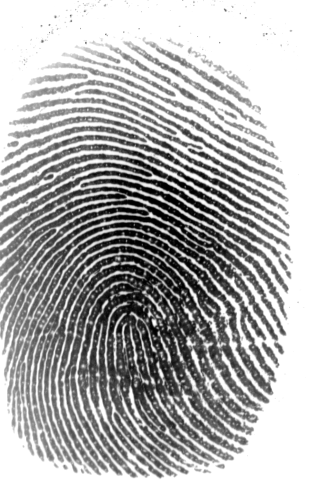
#> input picture data/raw/Scans/1_1 (13) L .bmp, 320 x 480 px
$ python -i standardization.py   (imports and definitions only)
#> lines starting #> are read from the running program, lines starting #| are printed output that depends on the picture; after the words box and inside, x2 and y2 are one past the last pixel; in counts of white or black regions, pixels touching at a corner belong together
### src/processing/mask_and_contour.py
import cv2 as cv
import numpy as np
from skimage.filters.rank import enhance_contrast_percentile, entropy
from skimage.morphology import disk
from ..other.other import find_contours_result


# [54 lines left out: functions threshold_with_enhance, get_mask_enhance, not called in this run]


def threshold_with_entropy(im, ker_ksize=21, p=33):
    """
    Args:
        im: ndarray
            image
        ker_ksize: int
            kernel size
        p: int [0,...,100]
            lower percentiles
    Function creates mask of fingerprint image

    Returns: ndarray
    return mask of fingerprint image
    """
    disk_ker = disk(ker_ksize)
    im_entropy = entropy(im, disk_ker)

    perc0 = np.percentile(im_entropy, p)
    im_entropy[im_entropy < perc0] = 0

    thresh = cv.threshold(im_entropy, 0, 255, cv.THRESH_BINARY)[1]
    thresh = thresh.astype(np.uint8)

    return thresh


def get_mask_entropy(im, ker_ksize=20, p=33, with_ench=True):
    """
    Args:
        im: ndarray
            image
        ker_ksize: int
            kernel size
        p: int [0,...,100]
            lower percentiles
        with_ench: bool
            use entropy or not
    Function creates mask of fingerprint image

    Returns: ndarray
    Mask of fingerprint image

    """
    if with_ench:
        thresh_im = threshold_with_entropy(im, ker_ksize=ker_ksize, p=p)
        res = cv.findContours(thresh_im, cv.RETR_EXTERNAL, cv.CHAIN_APPROX_NONE)
    else:
        res = cv.findContours(im, cv.RETR_EXTERNAL, cv.CHAIN_APPROX_NONE)

    contours, hierarchy = find_contours_result(res)
    merge_contours = np.vstack(contours)

    hull = cv.convexHull(merge_contours)

    mask = np.zeros((im.shape[0], im.shape[1]), dtype=np.uint8)
    mask = cv.fillConvexPoly(mask, hull, 255)

    return mask


def get_mask(im, ker_ksize=21, p_entropy=33, with_ench=True, with_entropy=True, p0=0.1, p1=.45):
    """

    Args:
        im: ndarray
            image
        ker_ksize: int
            kernel size
        p_entropy: int [0,...,100]
            percentiles for entropy mask
        with_ench: bool
            use enchance(entropy) or not
        with_entropy: bool
            use entropy or enchance
        p0: float [0,...,1] p0<p1
            lower percentile of enchanche mask
        p1: float [0,...,1] p0<p1
            upper percentile of enchanche mask

    Returns:

    """
    if with_entropy:
        mask = get_mask_entropy(im, ker_ksize=ker_ksize, p=p_entropy, with_ench=with_ench)
    else:
        mask = get_mask_enhance(im, ker_ksize=ker_ksize, p0=p0, p1=p1, with_ench=with_ench)

    return mask

### src/other/other.py


def find_contours_result(res):
    """

    Args:
        res: results of findContours function
    Function return contours and hierarchy

    Returns: contours, hierarchy

    """
    if len(res) == 2:
        return res[0], res[1]
    elif len(res) == 3:
        return res[1], res[2]
    else:
        return None

### src/processing/standardization.py
import cv2 as cv
import numpy as np
from ..other.other import *
from ..processing.mask_and_contour import get_mask


def invers_color(image):
    """

    Args:
        image: grayscale fingeprint image
    Function inverses color if mean color more than Gmax/2.
    Where Gmax is max grayscale value.

    Returns: invers grayscale image

    """
    if image.mean() > 127.5:
        inv_image = cv.bitwise_not(image)
    else:
        inv_image = image.copy()

    return inv_image


def get_proportion(im):
    """

    Args:
        im: image
    Function for getting proportion of image

    Returns: ration of height and width image

    """
    propotion = im.shape[0] / im.shape[1]
    return propotion


def get_golden_ratio_image(im):
    """
    Args:
        im: 2d ndarray
            image
    Returns: 2d ndarray
        Function returns image with image.shape[1]/image.shape[0]
    """
    phi = (np.sqrt(5) + 1) / 2
    pr = get_proportion(im)

    if pr > phi:
        new_height = int(im.shape[1] * phi)
        new_im = im[:new_height, :]

        return new_im
    else:
        return im


def crop_fp_image(fp_image, bound_const=5, with_golden_ratio=True):
    """

    Args:
        fp_image: fingerprint image
        bound_const: width of border around fingerprint image
        with_golden_ratio: bool. Use or not golden ratio proportion
    Function use convex hull to find finger and crop it

    Returns: fingerprint image without background

    """
    # invert colors (black -> white, white -> black)
    # and binarize image

    temp_image = fp_image

    # get contours and unite contours
    res = cv.findContours(image=temp_image, mode=cv.RETR_EXTERNAL,
                          method=cv.CHAIN_APPROX_SIMPLE)

    contours, hierarchy = find_contours_result(res)
    new_contour = np.vstack(contours)

    # find parameters of bounding rectangle
    x1, y1, width, height = cv.boundingRect(new_contour)
    x2, y2 = x1 + width, y1 + height
    x1, y1 = x1, y1

    # check coordinates of rectangle
    if x1 < 0:
        x1 = 0

    if y1 < 0:
        y1 = 0

    if x2 > temp_image.shape[1]:
        x2 = temp_image.shape[1]

    if y2 > temp_image.shape[0]:
        y2 = temp_image.shape[0]

    # make new image
    resized_image = temp_image[y1:y2, x1:x2]

    # crop bottom peace of fingeprint
    if with_golden_ratio:
        resized_image = get_golden_ratio_image(resized_image)

    resized_image = cv.copyMakeBorder(resized_image, bound_const, bound_const,
                      bound_const, bound_const, cv.BORDER_CONSTANT, value=0)
    return resized_image


def resize_fp_image(im, new_width=400, interpolation=cv.INTER_LINEAR):
    """

    Args:
        im: fingerprint image
        new_width: new fingerprint image width
        interpolation: interpolation methods

    Function resizes image to new image with new_width and height with saving proportion

    Returns: resized image with new_width

    """
    height, width = im.shape
    k = height/width

    resized_image = cv.resize(im, (new_width, int(new_width*k)), interpolation=interpolation)

    return resized_image


def standardize_image(im, bound_const=5, new_width=400, interpolation=cv.INTER_LINEAR,
                      with_golden_ratio=True, with_ench=True, ker_ksize=20, p0=0.1, p1=.45):
    """

    Args:
        im: fingerprint imgae
        bound_const: width of border around fingerprint image
        new_width: new_width of fingerprint image
        interpolation: Interpolation method
        with_golden_ratio: bool. Use or not golden ratio proportion
        with_ench: use enhancement
        ker_ksize: disk kernel size
        p0: first parameter
        p1: second parameter

    Function for getting standardize fingerprint image

    Returns: standardize fingerprint image
    """

    inv_im = invers_color(im)
    if with_ench:
        mask = get_mask(inv_im, ker_ksize=ker_ksize, p0=p0, p1=p1) == 255
        inv_im[mask == False] = 0

    crop_im = crop_fp_image(inv_im)
    resized_im = resize_fp_image(crop_im)

    return resized_im


def parse_args():
    import argparse

    ap = argparse.ArgumentParser()

# [2 lines not run here, left out]

>>> import cv2
>>> picture = cv2.imread('../../data/raw/Scans/1_1 (13) L .bmp', cv2.IMREAD_GRAYSCALE)
#> picture is the input picture: shape (480, 320); min 0, max 255, mean 175.1
>>> result = standardize_image(picture)
#> in invers_color, `inv_image = cv.bitwise_not(image)`:
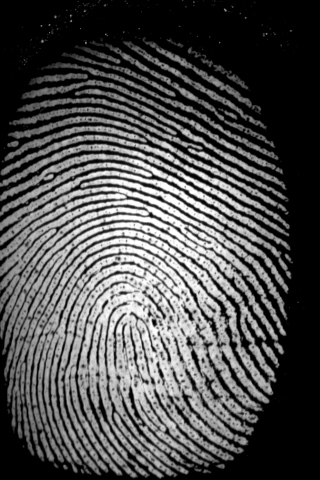
#> inv_image: shape (480, 320); min 0, max 255, mean 79.9
#> in threshold_with_entropy, `im_entropy = entropy(im, disk_ker)`:
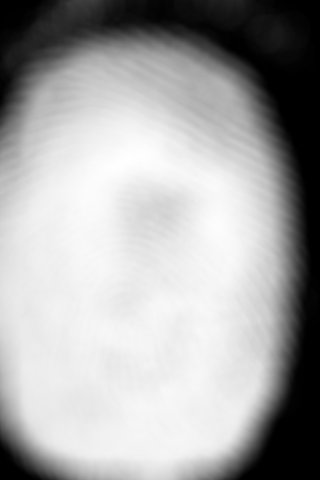
#> im_entropy: shape (480, 320) float64; min 0, max 7.77, mean 5.11; drawn with min black and max white
#> in threshold_with_entropy, `perc0 = np.percentile(im_entropy, p)`: perc0 = 5.01
#> in threshold_with_entropy, `im_entropy[im_entropy < perc0] = 0`:
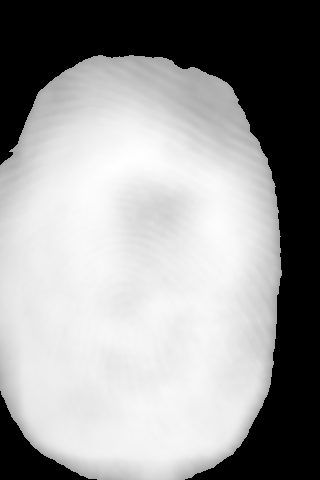
#> im_entropy: shape (480, 320) float64; min 0, max 7.77, mean 4.64; drawn with min black and max white
#> in threshold_with_entropy, `thresh = cv.threshold(im_entropy, 0, 255, cv.THRESH_BINARY)[1]`:
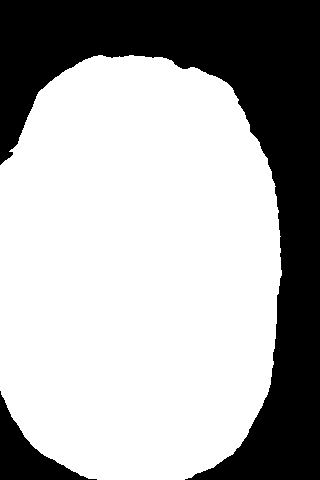
#> thresh: shape (480, 320) float64; 67% white; 2 black regions, box (x1, y1, x2, y2) and area: (0, 0, 320, 480) 47890, (0, 391, 97, 480) 2798
#> in threshold_with_entropy, `thresh = thresh.astype(np.uint8)`: thresh: shape (480, 320); 67% white; 2 black regions
#> in get_mask_entropy, `res = cv.findContours(thresh_im, cv.RETR_EXTERNAL, cv.CHAIN_APPROX_NONE)`: res = 1 contour; box (x1, y1, x2, y2) and area: (0, 55, 282, 480) 102350
#> in get_mask_entropy, `contours, hierarchy = find_contours_result(res)`: contours has the same summary as res
#> in get_mask_entropy, `merge_contours = np.vstack(contours)`: merge_contours = contour of 1121 points, box (x1, y1, x2, y2) (0, 55, 282, 480), area 102350
#> in get_mask_entropy, `hull = cv.convexHull(merge_contours)`: hull = contour of 52 points, box (x1, y1, x2, y2) (0, 55, 282, 480), area 103300
#> in get_mask_entropy, `mask = cv.fillConvexPoly(mask, hull, 255)`: mask: shape (480, 320); 67.6% white; 2 black regions, box (x1, y1, x2, y2) and area: (0, 0, 320, 480) 47010, (0, 393, 93, 480) 2728
#> in standardize_image, `mask = get_mask(inv_im, ker_ksize=ker_ksize, p0=p0, p1=p1) == 255`: mask: shape (480, 320) bool; 67.6% white; 2 black regions
#> in standardize_image, `inv_im[mask == False] = 0`:
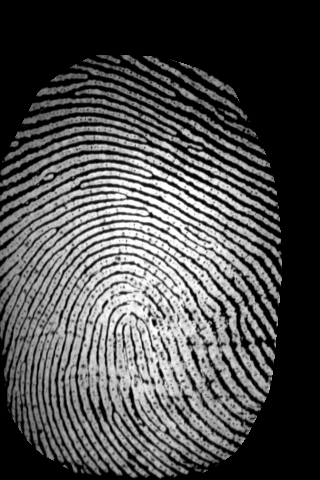
#> inv_im: shape (480, 320); 3.88% of pixels changed, all inside (x1, y1, x2, y2) = (1, 0, 306, 474)
#> in crop_fp_image, `res = cv.findContours(image=temp_image, mode=cv.RETR_EXTERNAL, method=..`: res = 7 contours, 2 with area under 20; largest, box (x1, y1, x2, y2) and area: (0, 72, 282, 480) 91072, (68, 55, 267, 156) 1890, (119, 55, 259, 140) 1037, (140, 55, 250, 123) 764, (169, 59, 240, 103) 397
#> in crop_fp_image, `contours, hierarchy = find_contours_result(res)`: contours has the same summary as res
#> in crop_fp_image, `new_contour = np.vstack(contours)`: new_contour = contour of 2571 points, box (x1, y1, x2, y2) (0, 55, 282, 480), area 88711
#> in crop_fp_image, `x1, y1, width, height = cv.boundingRect(new_contour)`: x1 = 0; y1 = 55; width = 282; height = 425
#> in crop_fp_image, `x2, y2 = x1 + width, y1 + height`: x2 = 282; y2 = 480
#> in crop_fp_image, `resized_image = temp_image[y1:y2, x1:x2]`:
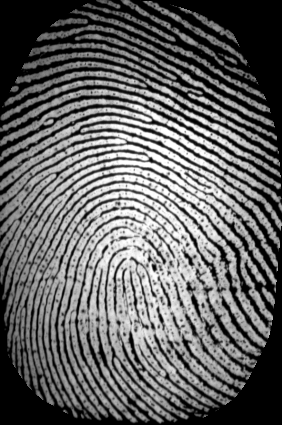
#> resized_image: shape (425, 282); min 0, max 255, mean 99.8
#> in get_golden_ratio_image, `pr = get_proportion(im)`: pr = 1.51
#> in resize_fp_image, `resized_image = cv.resize(im, (new_width, int(new_width*k)), interpola..`:
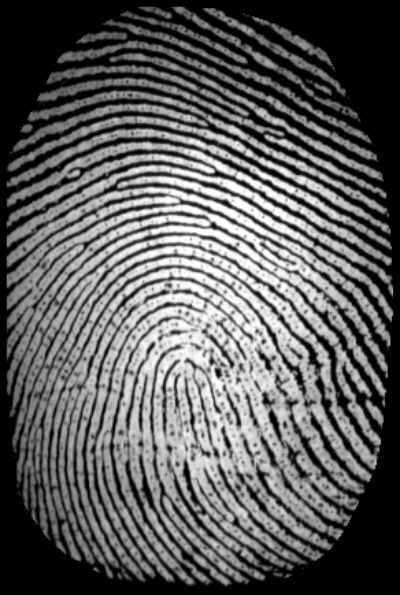
#> resized_image: shape (595, 400); min 0, max 255, mean 94.1
